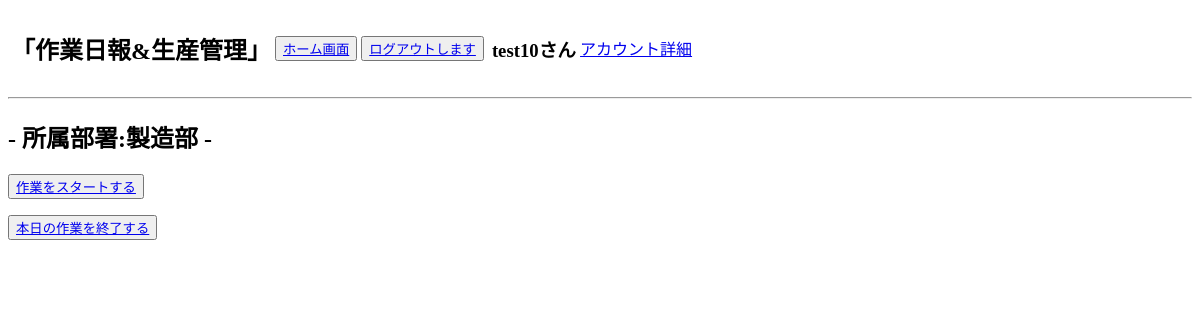
The app's page /daily_report/report_list/ (signed in), older data.
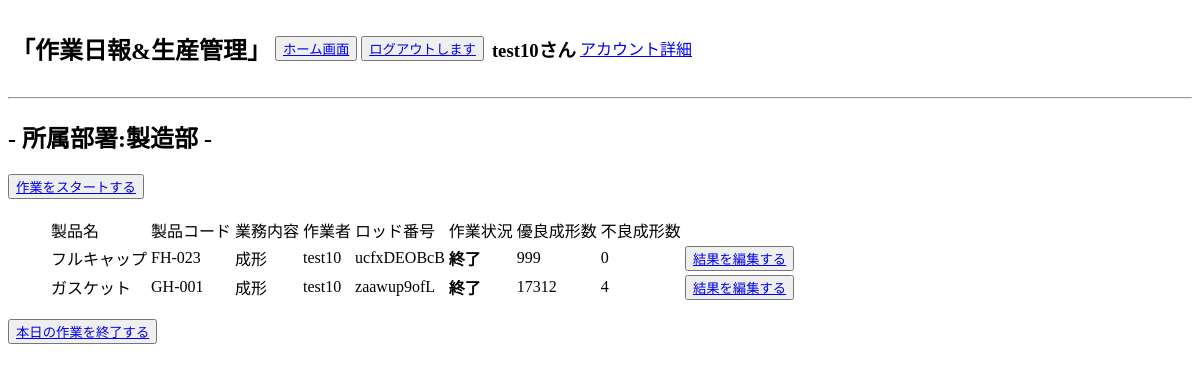
The same page, newer data.
### daily_report/models.py (models this page shows, shortened)
class Report(models.Model):
    user = models.ForeignKey(
        Users, on_delete=models.CASCADE,verbose_name="ユーザー"
    )
    product = models.ForeignKey(
        Products, on_delete=models.CASCADE,verbose_name="製品情報"
    )
    business = models.ForeignKey(
        Business, on_delete=models.CASCADE,verbose_name="業務内容"
    )
    memo = models.CharField(max_length=255,blank=True, null=True,verbose_name="引き継ぎ",)
    lot_number = models.CharField(max_length=10, verbose_name='ロッド番号',default='')
    good_product= models.IntegerField(null=True,blank=True,verbose_name="優良数")
    bad_product= models.IntegerField(null=True,blank=True,verbose_name="不良数")
    status = models.CharField(max_length=10, null=True, blank=True, verbose_name="作業状況",)
    created_at = models.DateTimeField(auto_now_add=True)
    updated_at = models.DateTimeField(auto_now=True)
    class Meta:
        verbose_name = '日報'
        db_table = "report"

class Products(models.Model):
    name = models.CharField(max_length=255,verbose_name="製品名")
    code = models.CharField(max_length=50,verbose_name="製品コード")
    quantity = models.IntegerField(verbose_name="製品取り数")
    memo = models.CharField(max_length=255,blank=True, null=True,verbose_name="製品メモ")
    created_at = models.DateTimeField(auto_now_add=True)
    updated_at = models.DateTimeField(auto_now=True)
    class Meta:
        verbose_name = '製品情報'
        db_table = 'products'

class Business(models.Model):
    department = models.ForeignKey(
        Departments, on_delete=models.CASCADE, verbose_name='部署情報'
    )
    name = models.CharField(max_length=50,verbose_name="業務名")
    business_content = models.CharField(max_length=255,verbose_name="業務内容")
    class Meta:
        verbose_name = '業務内容'
        db_table = 'business'

### accounts/models.py (models this page shows, shortened)
class Users(AbstractBaseUser, PermissionsMixin):
    username = models.CharField(max_length=150, unique=True, verbose_name="ユーザー名")
    birthday = models.DateField(null=True,blank=True, verbose_name="生年月日")
    phone = models.CharField(max_length=11,null=True,blank=True, verbose_name="携帯番号")
    email = models.EmailField(max_length=255, unique=True, verbose_name="メールアドレス")
    department = models.ForeignKey(
        Departments, on_delete=models.PROTECT, null=True,blank=True
    )
    is_active = models.BooleanField(default=True)
    is_staff = models.BooleanField(default=False)
    USERNAME_FIELD = 'username'
    EMAIL_FIELD = 'email'
    REQUIRED_FIELDS = ['email']
    objects = UsersManager()

### daily_report/views.py (the view)
# urls.py: path('report_list/', ReportListView.as_view(), name='report_list'),
class ReportListView(LoginRequiredMixin, ListView):
    model = Report
    template_name = os.path.join('report', 'report_list.html')
    context_object_name = 'reports'
    def get_queryset(self):
        today = date.today()
        user_obj = self.request.user
        if user_obj.is_authenticated:
             qs = Report.objects.filter(user=user_obj,created_at__date = today)
        else:
            qs = Report.objects.none()
        return qs
    def get_context_data(self, **kwargs):
        context = super().get_context_data(**kwargs)
        today = date.today()
        user_obj = self.request.user
        if user_obj.is_authenticated:
            context['shippings'] = Shipping.objects.filter(user=user_obj, created_at__date=today)
        else:
            context['shippings'] = []
        context['user'] = user_obj
        return context

### accounts/context_processors.py (called while the page is built)
def my_custom_context(request):
    protocol = 'http' if request.is_secure() else 'https'
    domain = request.get_host()
    return {
        'protocol': protocol,
        'domain': domain,
    }

### templates/report/report_list.html
{% extends 'base.html' %}
{% block content %}
<h2>- 所属部署:{{ user.department.name }} -</h2>
{% if request.user.department.name == '製造部' %}
    <button><a href="{% url 'daily_report:report_start' %}">作業をスタートする</a></button>
    {% elif request.user.department.name == '検査部' %}
    <button><a href="{% url 'daily_report:report_start_inspection' %}">作業をスタートする</a></button>
    {% elif request.user.department.name == '出荷部' %}
    <button><a href="{% url 'daily_report:shipping_start'%}">出荷を記帳する</a></button>
    {% else %}
    <button><a href="{% url 'daily_report:report_start' %}">作業をスタートする</a></button>
{% endif %}
{% if request.user.department.name == '出荷部' %}
    {% if shippings %}
        <h3>出荷業務</h3>
            <ul>
                <table>
                    <thead>
                        <tr>
                            <td>製品名</td>
                            <td>納品先</td>
                            <td>出荷日</td>
                            <td>出荷数</td>
                            <td>引き継ぎ</td>
                            <td>使用在庫1</td>
                            <td>使用在庫2</td>
                            <td>使用在庫3</td>
                        </tr>
                    </thead>
                    <tbody>
                        {% for shipping in shippings %}
                            <tr>
                                <td>{{ shipping.product }}</td>
                                <td>{{ shipping.delivery }}</td>
                                <td>{{ shipping.shipping_day }}</td>
                                <td>{{ shipping.shipments_required }}</td>
                                <td>{{ shipping.memo }}</td>
                                <td>{{shipping.stock1.lot_number}}</td>
                                <td>{{shipping.stock2.lot_number}}</td>
                                <td>{{shipping.stock3.lot_number}}</td>
                                <td><button><a href="{% url 'daily_report:shipping_detail' pk=shipping.id %}">出荷の詳細を見る</a></button></td>
                            </tr>
                        {% endfor %}
                    </tbody>
                </table>
            </ul>
            <h4>※出荷業務の入力間違いがあれば、必ず在庫を修正してください。</h4>
            <p><button><a href="{% url 'daily_report:stock_list' %}">在庫を編集できます。</a></button></p>
    {% endif %}
{% else %}
    {% if reports %}
    <ul>
        <table >
            <thead>
                <tr>
                    <td>製品名</td>
                    <td>製品コード</td>
                    <td>業務内容</td>
                    <td>作業者</td>
                    <td>ロッド番号</td>
                    <td>作業状況</td>
                    <td>優良成形数</td>
                    <td>不良成形数</td>
                </tr>
            </thead>
            <tbody>
                {% for report in reports %}
                <tr>
                    <td>{{ report.product.name }}</td>
                    <td>{{ report.product.code }}</td>
                    <td>{{ report.business.name }}</td>
                    <td>{{ report.user.username }}</td>
                    <td>{{ report.lot_number }}</td>
                    <td><strong>{{ report.status }}</strong></td>
                    {% if report.good_product is not None %}
                    <td>{{ report.good_product }}</td>
                    <td>{{ report.bad_product }}</td>
                    {% endif %}
                    {% if report.status == '終了' %}
                    <td><button><a href="{% url 'daily_report:report_detail' pk=report.id %}">結果を編集する</a></button></td>
                    {% else %}
                    <td><button><a href="{% url 'daily_report:report_detail' pk=report.id %}">作業を終了する</a></button></td>
                    {% endif %}
                </tr>
                {% endfor %}
            </tbody>
        </table>
    </ul>
    {% endif %}
{% endif %}
<p><button><a href="{% url 'daily_report:logout' %}">本日の作業を終了する</a></button></p>
{% endblock %}

Row changes from the older to the newer data that the page shows:
added Report: product.name "フルキャップ", product.code "FH-023", business.name "成形", user.username "test10", lot_number "ucfxDEOBcB", status "終了", good_product "999", bad_product "0", shows "結果を編集する"
added Report: product.name "ガスケット", product.code "GH-001", business.name "成形", user.username "test10", lot_number "zaawup9ofL", status "終了", good_product "17312", bad_product "4", shows "結果を編集する"
Text that changed along with them:
text now shown: "製品名 製品コード 業務内容 作業者 ロッド番号 作業状況 優良成形数 不良成形数"
